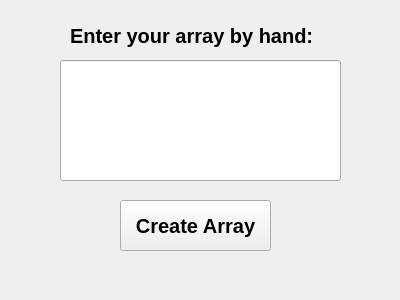
<?xml version="1.0" encoding="UTF-8"?>
<ui version="4.0">
 <class>Form</class>
 <widget class="QWidget" name="Form">
  <property name="geometry">
   <rect>
    <x>0</x>
    <y>0</y>
    <width>400</width>
    <height>300</height>
   </rect>
  </property>
  <property name="font">
   <font>
    <pointsize>15</pointsize>
    <weight>75</weight>
    <bold>true</bold>
   </font>
  </property>
  <property name="windowTitle">
   <string>Form</string>
  </property>
  <property name="styleSheet">
   <string notr="true">
background-color: qlineargradient(spread:pad, x1:0, y1:0, x2:1, y2:0, stop:0 rgba(246, 189, 237, 255), stop:0.14 rgba(194, 207, 246, 255), stop:0.238636 rgba(249, 162, 183, 255), stop:0.323864 rgba(206, 122, 218, 255), stop:0.346591 rgba(184, 160, 168, 255), stop:0.448864 rgba(171, 186, 248, 255), stop:0.5 rgba(251, 205, 202, 255), stop:0.551136 rgba(170, 128, 185, 255), stop:0.625 rgba(252, 222, 204, 255), stop:0.732955 rgba(254, 223, 175, 255), stop:0.795455 rgba(254, 236, 244, 255), stop:0.897727 rgba(255, 191, 221, 255), stop:0.9375 rgba(100, 115, 124, 255));</string>
  </property>
  <widget class="QLineEdit" name="lineEdit">
   <property name="geometry">
    <rect>
     <x>60</x>
     <y>60</y>
     <width>281</width>
     <height>121</height>
    </rect>
   </property>
  </widget>
  <widget class="QLabel" name="label">
   <property name="geometry">
    <rect>
     <x>70</x>
     <y>20</y>
     <width>271</width>
     <height>31</height>
    </rect>
   </property>
   <property name="font">
    <font>
     <pointsize>15</pointsize>
     <weight>75</weight>
     <bold>true</bold>
    </font>
   </property>
   <property name="text">
    <string>Enter your array by hand:</string>
   </property>
   <property name="alignment">
    <set>Qt::AlignLeading|Qt::AlignLeft|Qt::AlignVCenter</set>
   </property>
  </widget>
  <widget class="QPushButton" name="pushButton">
   <property name="geometry">
    <rect>
     <x>120</x>
     <y>200</y>
     <width>151</width>
     <height>51</height>
    </rect>
   </property>
   <property name="font">
    <font>
     <pointsize>15</pointsize>
     <weight>75</weight>
     <bold>true</bold>
    </font>
   </property>
   <property name="text">
    <string>Create Array</string>
   </property>
  </widget>
  <widget class="QLabel" name="label_2">
   <property name="geometry">
    <rect>
     <x>50</x>
     <y>260</y>
     <width>311</width>
     <height>31</height>
    </rect>
   </property>
   <property name="font">
    <font>
     <pointsize>10</pointsize>
     <weight>75</weight>
     <bold>true</bold>
    </font>
   </property>
   <property name="text">
    <string/>
   </property>
  </widget>
 </widget>
 <resources/>
 <connections/>
</ui>
